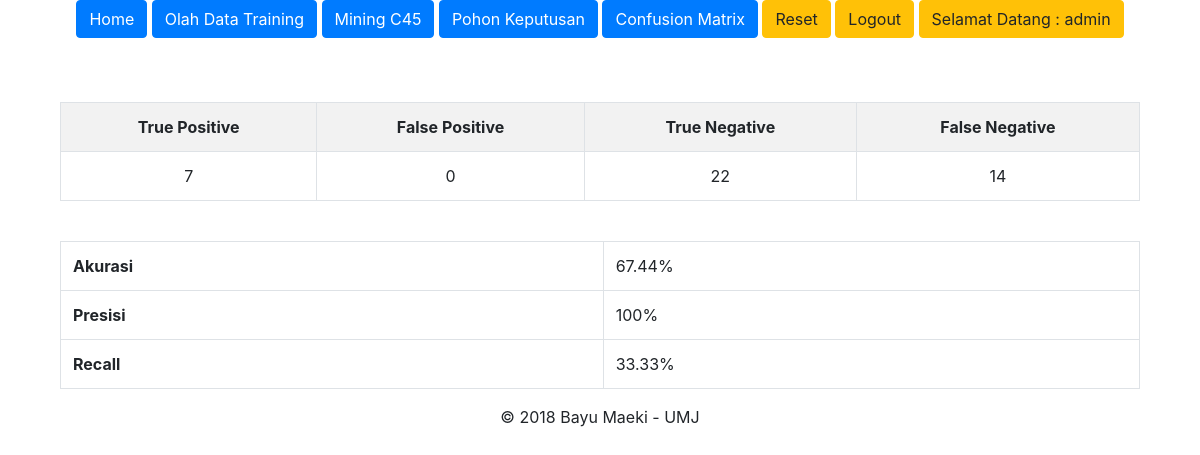
/index.php?menu=confusion (signed in), run on the app's committed database.
### tables this page shows
CREATE TABLE `cf` (
  `id` int(10) NOT NULL,
  `TP` int(10) NOT NULL,
  `FP` int(10) NOT NULL,
  `TN` int(10) NOT NULL,
  `FN` int(10) NOT NULL,
  `akurasi` double NOT NULL,
  `presisi` double NOT NULL,
  `recall` double NOT NULL
);

### confusion.php (the view, shortened to what this page needs)
<?php
	if(isset($_GET['act'])){
		$action=$_GET['act'];
		$id=$_GET['id'];
	}else{
		$query=mysql_query("select * from cf order by(id)");
		$jumlah=mysql_num_rows($query);
	?>
	<?php
		if($jumlah==0){
			echo "<center><h3>Data training masih kosong...</h3></center>";
		}else{
	?>
			<table class="table table-condensed table-striped table-bordered">
				<tr align='center'>
					<th>True Positive</th><th>False Positive</th><th>True Negative</th><th>False Negative</th>
				</tr>
			<?php
				while($row=mysql_fetch_array($query)){
			?>
					<tr align='center'>
						<td><?php echo $row['TP'];?></td>
						<td><?php echo $row['FP'];?></td>
						<td><?php echo $row['TN'];?></td>
						<td><?php echo $row['FN'];?></td>
					</tr>
					<br>
			</table> <br>
			<table class="table table-bordered">
				<tr>
					<th>Akurasi</th>
					<td><?php echo $row['akurasi']."%";?></td>
				</tr>
				<tr>
					<th>Presisi</th>
					<td><?php echo $row['presisi']."%";?></td>
				</tr>
				<tr>
					<th>Recall</th>
					<td><?php echo $row['recall']."%";?></td>
				</tr>
			</table>
				<?php
				}
				?>
<?php
		}
	}
?>

### data on the page
cf: TP "7", FP "0", TN "22", FN "14", akurasi "67.44", presisi "100", recall "33.33"

### other printed values
$_SESSION['usr'] "admin"
